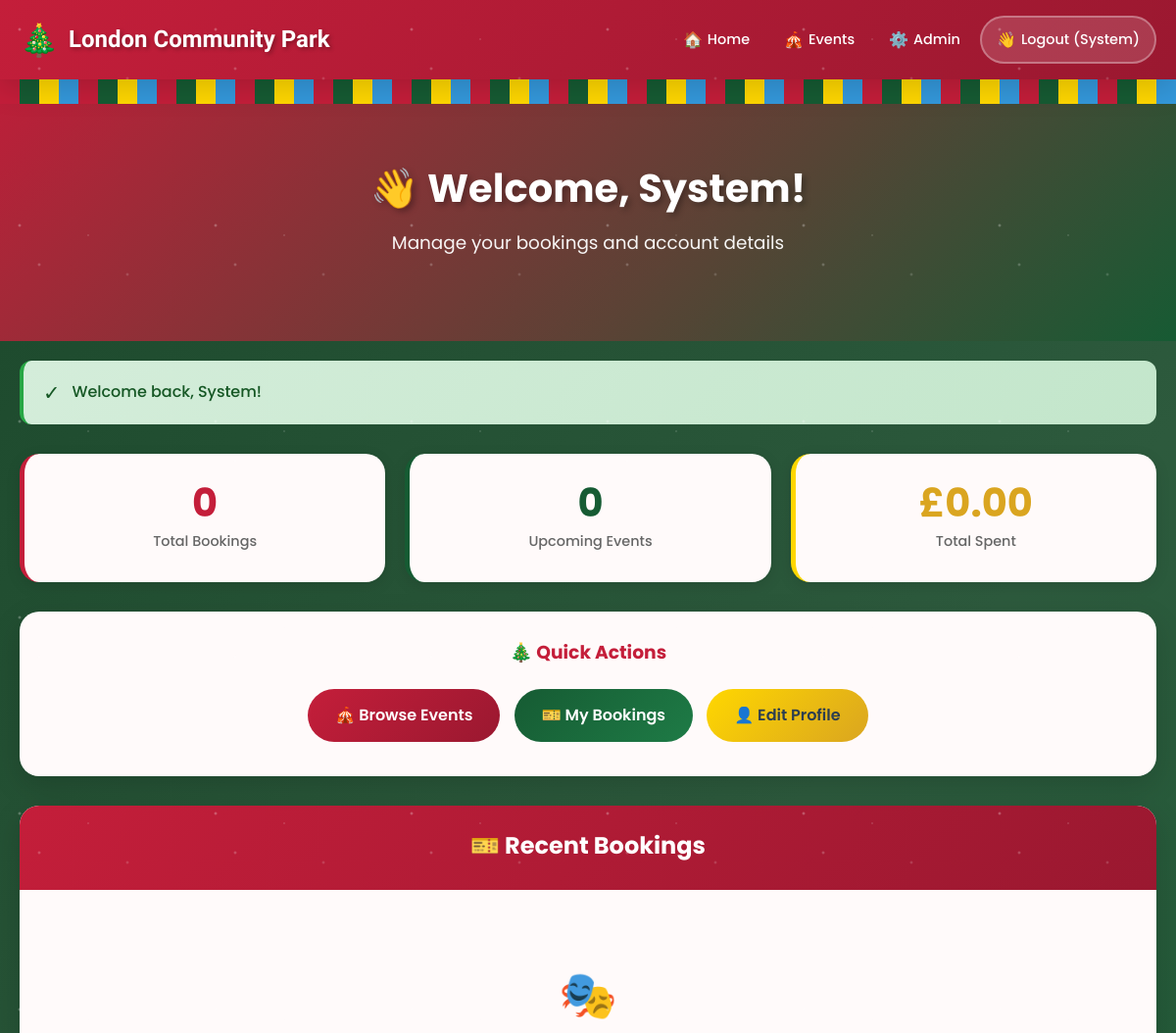
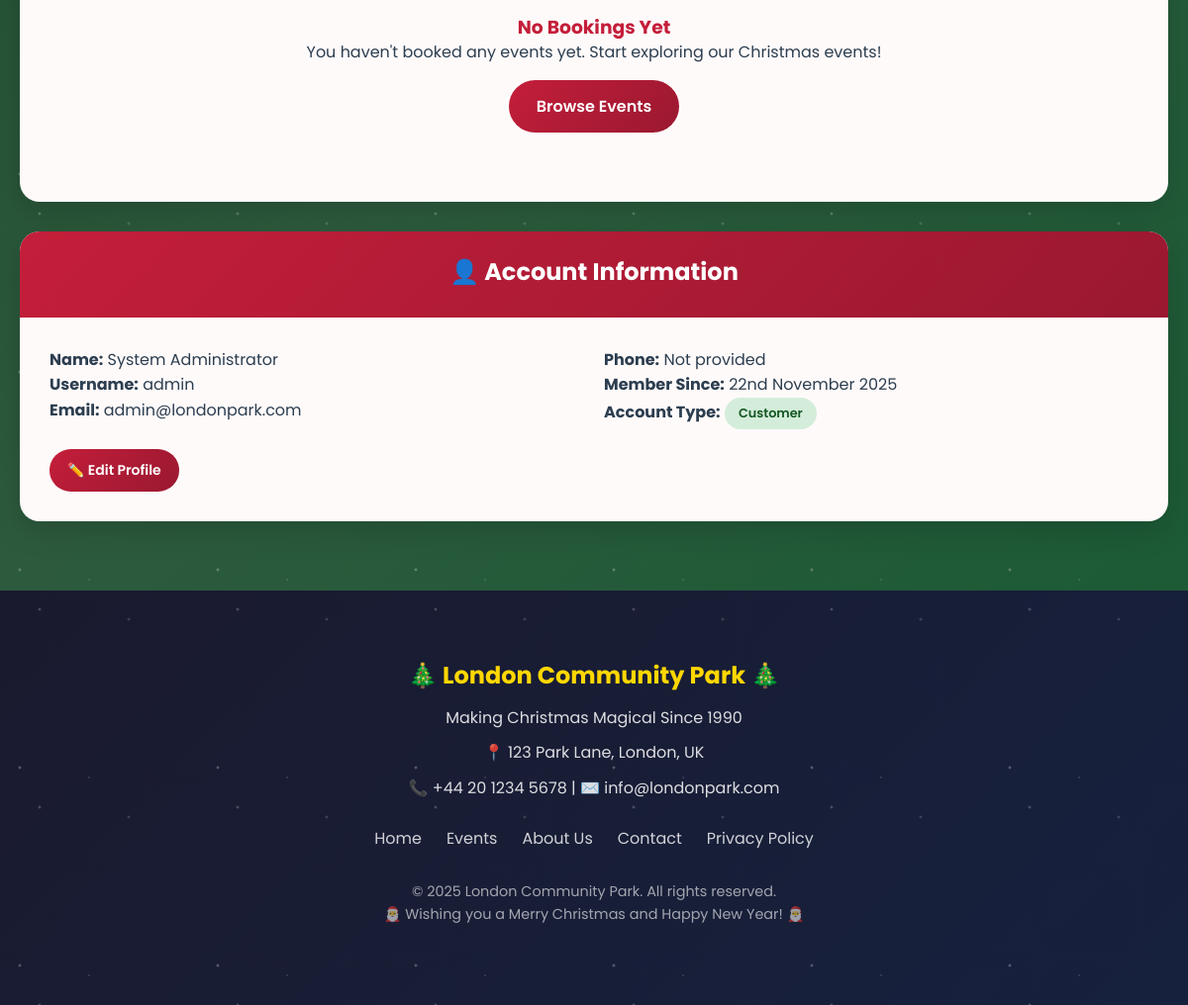
/user/dashboard.php (signed in), run on the app's committed database (2 pictures, top to bottom).
### tables this page shows
CREATE TABLE users (
    user_id INT AUTO_INCREMENT PRIMARY KEY,
    username VARCHAR(50) NOT NULL UNIQUE,
    email VARCHAR(100) NOT NULL UNIQUE,
    password VARCHAR(255) NOT NULL,
    first_name VARCHAR(50) NOT NULL,
    last_name VARCHAR(50) NOT NULL,
    phone VARCHAR(20),
    address TEXT,
    photo VARCHAR(255),
    role ENUM('customer', 'admin') DEFAULT 'customer',
    created_at TIMESTAMP DEFAULT CURRENT_TIMESTAMP,
    updated_at TIMESTAMP DEFAULT CURRENT_TIMESTAMP ON UPDATE CURRENT_TIMESTAMP,
    is_active TINYINT(1) DEFAULT 1
);

### user/dashboard.php (the view, shortened to what this page needs)
<?php
require_once '../includes/header.php';
$user = getUserById($pdo, $_SESSION['user_id']);
$stmt = $pdo->prepare("SELECT COUNT(*) FROM bookings WHERE user_id = ?");
$stmt->execute([$_SESSION['user_id']]);
$bookingCount = $stmt->fetchColumn();
$stmt = $pdo->prepare("
    SELECT b.*, e.event_name, e.event_date, e.event_time, e.venue
    FROM bookings b
    JOIN events e ON b.event_id = e.event_id
    WHERE b.user_id = ?
    ORDER BY b.booking_date DESC
    LIMIT 5
");
$stmt->execute([$_SESSION['user_id']]);
$recentBookings = $stmt->fetchAll();
$stmt = $pdo->prepare("SELECT SUM(total_amount) FROM bookings WHERE user_id = ? AND booking_status = 'confirmed'");
$stmt->execute([$_SESSION['user_id']]);
$totalSpent = $stmt->fetchColumn() ?: 0;
$stmt = $pdo->prepare("
    SELECT COUNT(*) FROM bookings b
    JOIN events e ON b.event_id = e.event_id
    WHERE b.user_id = ? AND e.event_date >= CURDATE() AND b.booking_status = 'confirmed'
");
$stmt->execute([$_SESSION['user_id']]);
$upcomingEvents = $stmt->fetchColumn();
?>
<section class="hero" style="padding: 40px 20px;">
    <div class="container">
        <h1>👋 Welcome, <?php echo sanitize($user['first_name']); ?>!</h1>
        <p>Manage your bookings and account details</p>
    </div>
</section>
<div class="container">
    <?php echo displayMessage(); ?>
    <div class="stats-grid">
        <div class="stat-card">
            <div class="stat-number"><?php echo $bookingCount; ?></div>
            <div class="stat-label">Total Bookings</div>
        </div>
        <div class="stat-card green">
            <div class="stat-number"><?php echo $upcomingEvents; ?></div>
            <div class="stat-label">Upcoming Events</div>
        </div>
        <div class="stat-card gold">
            <div class="stat-number"><?php echo formatCurrency($totalSpent); ?></div>
            <div class="stat-label">Total Spent</div>
        </div>
    </div>
    <div class="card" style="margin: 30px 0;">
        <div class="card-body" style="text-align: center;">
            <h3 style="margin-bottom: 20px;">🎄 Quick Actions</h3>
            <a href="<?php echo SITE_URL; ?>/events.php" class="btn btn-primary" style="margin: 5px;">
                🎪 Browse Events
            </a>
            <a href="<?php echo SITE_URL; ?>/user/bookings.php" class="btn btn-success" style="margin: 5px;">
                🎫 My Bookings
            </a>
            <a href="<?php echo SITE_URL; ?>/user/profile.php" class="btn btn-gold" style="margin: 5px;">
                👤 Edit Profile
            </a>
        </div>
    </div>
    <div class="card">
        <div class="card-header">
            <h2>🎫 Recent Bookings</h2>
        </div>
        <div class="card-body">
            <?php if (empty($recentBookings)): ?>
                <div style="text-align: center; padding: 40px;">
                    <p style="font-size: 3rem; margin-bottom: 15px;">🎭</p>
                    <h3>No Bookings Yet</h3>
                    <p>You haven't booked any events yet. Start exploring our Christmas events!</p>
                    <a href="<?php echo SITE_URL; ?>/events.php" class="btn btn-primary" style="margin-top: 15px;">
                        Browse Events
                    </a>
                </div>
            <?php endif; ?>
        </div>
    </div>
    <div class="card" style="margin-top: 30px;">
        <div class="card-header">
            <h2>👤 Account Information</h2>
        </div>
        <div class="card-body">
            <div style="display: grid; grid-template-columns: repeat(auto-fit, minmax(250px, 1fr)); gap: 20px;">
                <div>
                    <p><strong>Name:</strong> <?php echo sanitize($user['first_name'] . ' ' . $user['last_name']); ?></p>
                    <p><strong>Username:</strong> <?php echo sanitize($user['username']); ?></p>
                    <p><strong>Email:</strong> <?php echo sanitize($user['email']); ?></p>
                </div>
                <div>
                    <p><strong>Phone:</strong> <?php echo sanitize($user['phone'] ?: 'Not provided'); ?></p>
                    <p><strong>Member Since:</strong> <?php echo formatDate($user['created_at']); ?></p>
                    <p><strong>Account Type:</strong> <span class="badge badge-success">Customer</span></p>
                </div>
            </div>
            <div style="margin-top: 20px;">
                <a href="<?php echo SITE_URL; ?>/user/profile.php" class="btn btn-primary btn-sm">
                    ✏️ Edit Profile
                </a>
            </div>
        </div>
    </div>
</div>
<?php require_once '../includes/footer.php'; ?>

### assets/css/style.css (style rules this page uses)
:root { --christmas-red: #c41e3a; --christmas-red-dark: #9a1830; --christmas-green: #165b33; --christmas-green-light: #1e7b46; --gold: #ffd700; --gold-dark: #daa520; --snow-white: #fffafa; --frost-blue: #e8f4f8; --dark-text: #2c3e50; --light-text: #ffffff; --shadow: 0 4px 15px rgba(0, 0, 0, 0.1); --shadow-lg: 0 10px 30px rgba(0, 0, 0, 0.15); --transition: all 0.3s ease; }
*, *::before, *::after { margin: 0; padding: 0; box-sizing: border-box; }
html { scroll-behavior: smooth; font-size: 16px; }
body { font-family: 'Poppins', 'Segoe UI', sans-serif; background: linear-gradient(135deg, #1a472a 0%, #2d5a3d 50%, #165b33 100%); background-attachment: fixed; min-height: 100vh; color: var(--dark-text); line-height: 1.6; overflow-x: hidden; }
body::before { content: ''; position: fixed; top: 0; left: 0; width: 100%; height: 100%; pointer-events: none; background-image: radial-gradient(2px 2px at 20px 30px, white, transparent), radial-gradient(2px 2px at 40px 70px, rgba(255,255,255,0.8), transparent), radial-gradient(1px 1px at 90px 40px, white, transparent), radial-gradient(2px 2px at 130px 80px, rgba(255,255,255,0.6), transparent); background-size: 200px 200px; animation: snowfall 15s linear infinite; z-index: 9999; opacity: 0.4; }
.container { max-width: 1200px; margin: 0 auto; padding: 20px; }
h1, h2, h3, h4, h5, h6 { font-family: 'Poppins', sans-serif; color: var(--christmas-red); line-height: 1.3; }
a { text-decoration: none; color: var(--christmas-green); transition: var(--transition); }
.card { background: var(--snow-white); border-radius: 20px; box-shadow: var(--shadow-lg); overflow: hidden; transition: var(--transition); }
.card-header { background: linear-gradient(135deg, var(--christmas-red) 0%, var(--christmas-red-dark) 100%); color: var(--light-text); padding: 25px; text-align: center; }
.card-header h2 { color: var(--light-text); font-size: 1.5rem; margin-bottom: 5px; }
.card-body { padding: 30px; }
.btn { display: inline-flex; align-items: center; justify-content: center; gap: 8px; padding: 14px 28px; border: none; border-radius: 30px; font-size: 1rem; font-weight: 600; font-family: inherit; cursor: pointer; transition: var(--transition); text-decoration: none; }
.btn-primary { background: linear-gradient(135deg, var(--christmas-red) 0%, var(--christmas-red-dark) 100%); color: var(--light-text); }
.btn-success { background: linear-gradient(135deg, var(--christmas-green) 0%, var(--christmas-green-light) 100%); color: var(--light-text); }
.btn-gold { background: linear-gradient(135deg, var(--gold) 0%, var(--gold-dark) 100%); color: var(--dark-text); }
.btn-sm { padding: 10px 18px; font-size: 0.875rem; }
.hero { background: linear-gradient(135deg, rgba(196, 30, 58, 0.95) 0%, rgba(22, 91, 51, 0.95) 100%); color: var(--light-text); padding: 60px 20px; text-align: center; position: relative; }
.hero h1 { color: var(--light-text); font-size: 2.5rem; margin-bottom: 15px; text-shadow: 3px 3px 6px rgba(0,0,0,0.3); }
.hero p { font-size: 1.15rem; margin-bottom: 25px; opacity: 0.95; }
.stats-grid { display: grid; grid-template-columns: repeat(auto-fit, minmax(200px, 1fr)); gap: 20px; margin: 30px 0; }
.stat-card { background: var(--snow-white); padding: 30px 20px; border-radius: 20px; text-align: center; box-shadow: var(--shadow); border-left: 5px solid var(--christmas-red); transition: var(--transition); }
.stat-card.green { border-left-color: var(--christmas-green); }
.stat-card.gold { border-left-color: var(--gold); }
.stat-number { font-size: 2.5rem; font-weight: 700; color: var(--christmas-red); line-height: 1; }
.stat-card.green .stat-number { color: var(--christmas-green); }
.stat-card.gold .stat-number { color: var(--gold-dark); }
.stat-label { color: #666; font-size: 0.9rem; margin-top: 8px; font-weight: 500; }
.badge { display: inline-block; padding: 6px 14px; border-radius: 20px; font-size: 0.8rem; font-weight: 600; }
.badge-success { background: #d4edda; color: #155724; }

### data on the page
users: first_name "System", first_name+last_name "System Administrator", username "admin", email "admin@londonpark.com", phone "Not provided", created_at "22nd November 2025"

### other printed values
$userFirstName "System"
$bookingCount "0"
$upcomingEvents "0"
formatCurrency($totalSpent) "£0.00"
